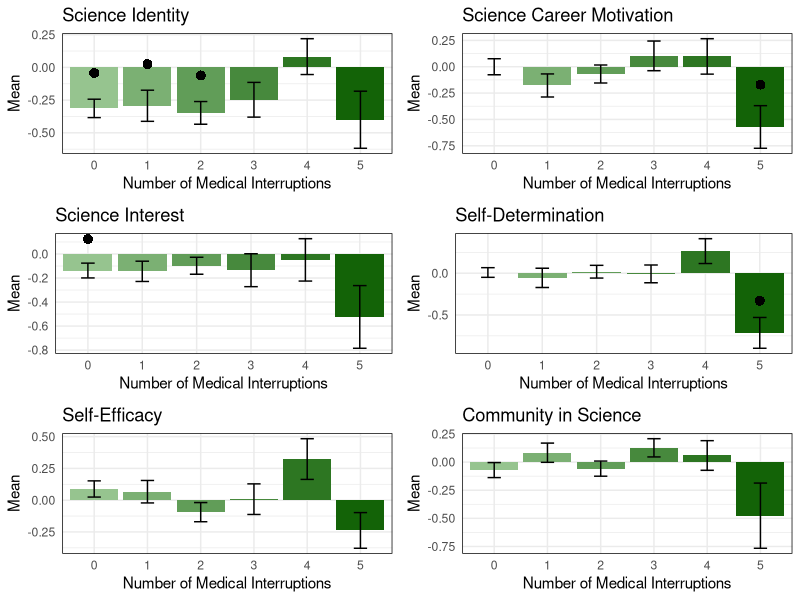

The R script that drew this image:
# Load required packages
library(ggplot2)
library(dplyr)
library(gridExtra)

# Create a data frame from the provided .csv data
data <- read.csv("Projects/2023_saber/data/pre_post.csv")

# Rename the columns
colnames(data) <- c("interruptions", "Pair", "Mean", "Std.Deviation", "Std.Error.Mean",
                    "Lower", "Upper", "t", "df", "Sig")

# Get unique pair names
pair_names <- unique(data$Pair)

# List to store individual graphs
graphs <- list()

# New names for the pairs
new_pair_names <- c("Science Identity", "Science Career Motivation", "Science Interest",
                    "Self-Determination", "Self-Efficacy", "Community in Science")

# Define the color gradient
color_gradient <- colorRampPalette(c("#96c48f", "#136307"))

# Generate graphs for each pair
for (i in seq_along(pair_names)) {
  # Filter data for the specific pair
  pair_data <- data %>%
    filter(Pair == pair_names[i])
  
  # Filter significant data points (Sig <= 0.05)
  sig_data <- pair_data %>%
    filter(Sig <= 0.05)
  
  # Create plot for the specific pair
  plot <- ggplot(pair_data, aes(x = factor(interruptions), y = Mean, fill = factor(interruptions))) +
    geom_bar(stat = "identity", position = "dodge") +
    geom_errorbar(aes(ymin = Mean - Std.Error.Mean, ymax = Mean + Std.Error.Mean),
                  position = position_dodge(width = 0.9), width = 0.25) +
    labs(x = "Number of Medical Interruptions", y = "Mean") +
    ggtitle(new_pair_names[i]) +
    scale_fill_manual(values = color_gradient(length(unique(pair_data$interruptions)))) +
    theme_minimal() +
    theme(legend.position = "none") +
    theme(panel.border = element_rect(color = "black", fill = NA))
  
  # Add significance points to the plot
  if (nrow(sig_data) > 0) {
    plot <- plot +
      geom_point(data = sig_data, aes(y = Mean + Std.Error.Mean + 0.2), shape = 16, size = 3, color = "black")
  }
  
  # Store the plot in the list
  graphs[[i]] <- plot
}

# Combine graphs into a grid
combined_plot <- grid.arrange(grobs = graphs, nrow = 3, ncol = 2, padding = unit(10, "cm"))

# Display the combined plot
print(combined_plot)

# Specify the file path and name
file_path <- "Projects/2023_saber/plots/"
file_name <- "pre_post_mean.PNG"

# Set the width and height in inches
width <- 17.5 
height <- 24.166667

# Save the combined plot as a PNG file
ggsave(file = paste0(file_path, file_name), plot = combined_plot, width = width, height = height)
